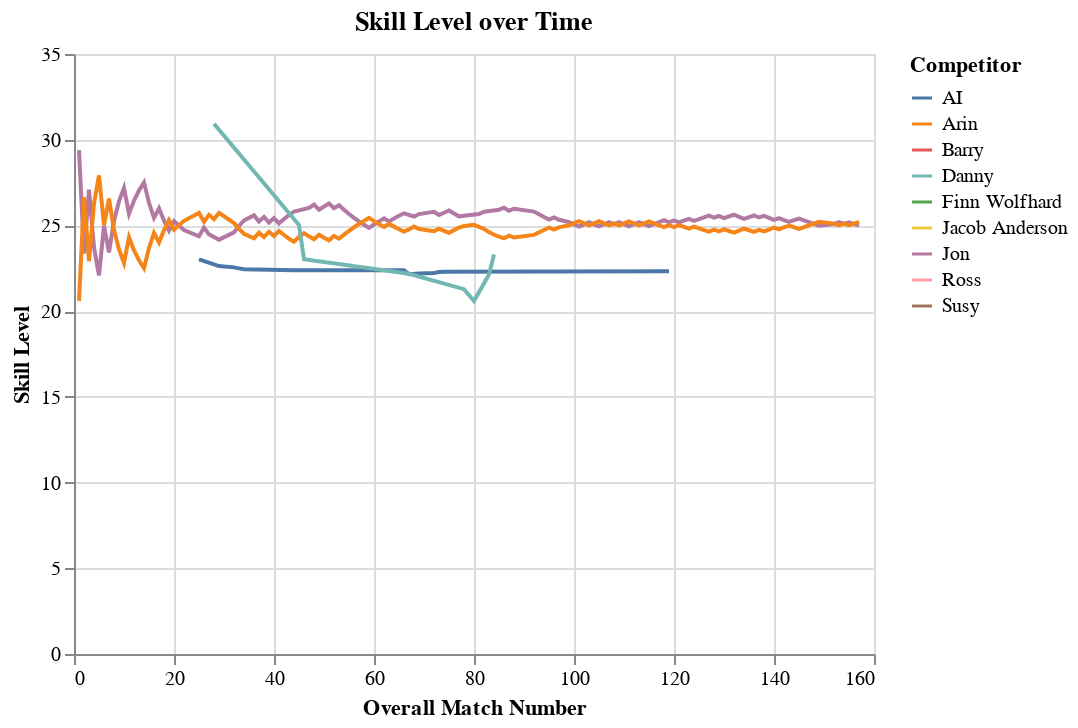

The notebook cell this image was saved under:
### Code cell
alt.Chart(competitor_ranking_over_time_df, title='Skill Level over Time').mark_line().encode(
    x='Overall Match Number',
    y=alt.Y('Mu', axis=alt.Axis(title='Skill Level')),
    color='Competitor'
)

### Figure 1 — Vega-Lite specification as saved in the notebook (floating-point values rounded to 4 significant figures; data arrays with more than 128 entries replaced by an {"elided": "..."} marker saying what was removed)
{"config": {"view": {"continuousWidth": 400, "continuousHeight": 300}}, "data": {"name": "data-6bacb6913b4695ae7a56cfb4c2c193dd"}, "mark": "line", "encoding": {"color": {"type": "nominal", "field": "Competitor"}, "x": {"type": "quantitative", "field": "Overall Match Number"}, "y": {"type": "quantitative", "axis": {"title": "Skill Level"}, "field": "Mu"}}, "title": "Skill Level over Time", "$schema": "https://vega.github.io/schema/vega-lite/v4.8.1.json", "datasets": {"data-6bacb6913b4695ae7a56cfb4c2c193dd": {"elided": "303 records"}}}
